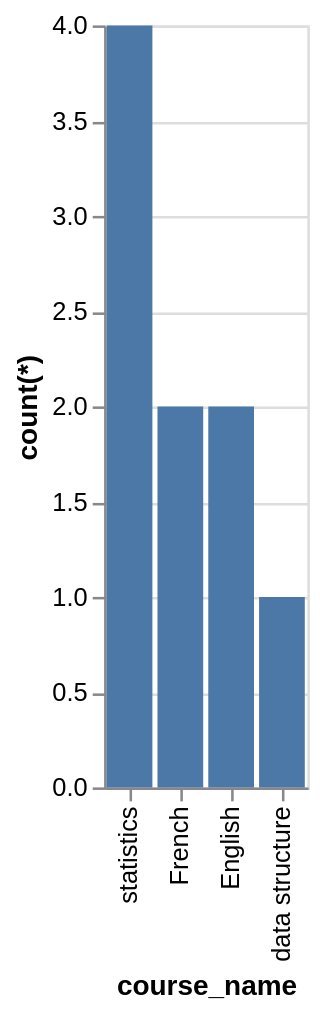

Vega-Lite specification for this chart:
### Vega-Lite specification from a JSON file in a GitHub repository (floating-point values rounded to 4 significant figures)
{"data": {"values": [{"x_data": "statistics", "y_data": 4}, {"x_data": "French", "y_data": 2}, {"x_data": "English", "y_data": 2}, {"x_data": "data structure", "y_data": 1}]}, "mark": "bar", "encoding": {"x": {"field": "x_data", "type": "nominal", "title": "course_name", "sort": {"op": "sum", "field": "y_data", "order": "descending"}}, "y": {"field": "y_data", "type": "quantitative", "title": "count(*)"}}}
